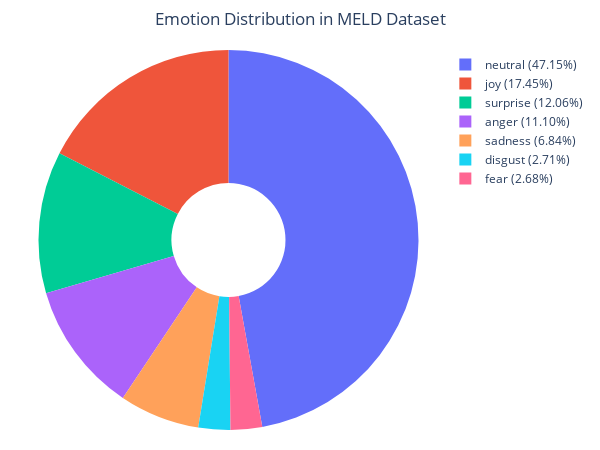

Here is the notebook cell this chart was saved with:
### Code cell
# Get counts and percentages
df_value_counts = df_train["Emotion"].value_counts()
labels = list(df_value_counts.keys())
sizes = df_value_counts.tolist()

# Calculate formatted labels: "emotion (xx.xx%)"
total = sum(sizes)
legend_labels = [f"{label} ({(count/total)*100:.2f}%)" for label, count in zip(labels, sizes)]

# Create pie chart
fig = go.Figure(
    data=[go.Pie(
        labels=legend_labels,     # legend-style labels
        values=sizes,
        textinfo='none',          # remove text from inside the pie
        hole=0.3
    )]
)

# Update layout: legend in top-right
fig.update_layout(
    title="Emotion Distribution in MELD Dataset",
    width=600,
    height=450,
    margin=dict(l=20, r=20, t=50, b=20),
    title_x=0.5,
    legend=dict(
        orientation="v",
        x=1.02,
        y=1,
        xanchor="left",
        yanchor="top",
        font=dict(size=12)
    )
)

fig.show()

### Figure 1 — Plotly figure (JSON) as saved in the notebook; plotly's stock layout.template omitted (floating-point values rounded to 4 significant figures)
{"data": [{"hole": 0.3, "labels": ["neutral (47.15%)", "joy (17.45%)", "surprise (12.06%)", "anger (11.10%)", "sadness (6.84%)", "disgust (2.71%)", "fear (2.68%)"], "textinfo": "none", "type": "pie", "values": [4710, 1743, 1205, 1109, 683, 271, 268]}], "layout": {"height": 450, "legend": {"font": {"size": 12}, "orientation": "v", "x": 1.02, "xanchor": "left", "y": 1, "yanchor": "top"}, "margin": {"b": 20, "l": 20, "r": 20, "t": 50}, "title": {"text": "Emotion Distribution in MELD Dataset", "x": 0.5}, "width": 600}}
